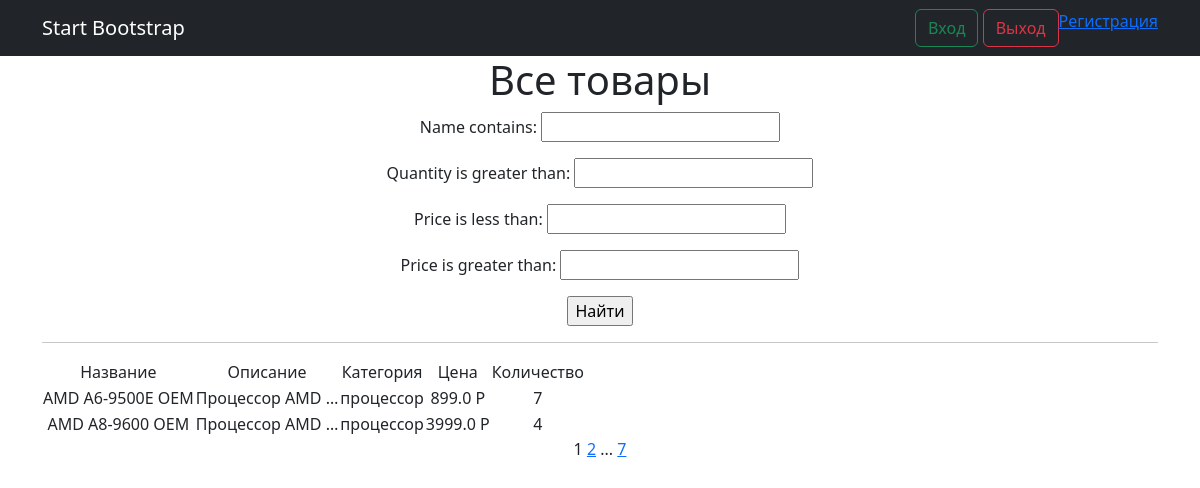
Screenshot of /products/ with the database file from the repository.
### simpleapp/models.py (models this page shows, shortened)
class Product(models.Model):
    name = models.CharField(max_length=50, unique=True,)
    description = models.TextField()
    quantity = models.IntegerField(validators=[MinValueValidator(0)],)
    category = models.ForeignKey(to='Category', on_delete=models.CASCADE, related_name='products',)
    price = models.FloatField(validators=[MinValueValidator(0.0)],)

class Category(models.Model):
    name = models.CharField(max_length=100, unique=True)

### simpleapp/views.py (the view)
# urls.py: path('', ProductsList.as_view(), name='product_list'),
class ProductsList(ListView):
    model = Product
    ordering = 'name'
    template_name = 'products.html'
    context_object_name = 'products'
    paginate_by = 2  # вот так мы можем указать количество записей на странице
    def get_queryset(self):
        queryset = super().get_queryset()
        self.filterset = ProductFilter(self.request.GET, queryset)
        return self.filterset.qs
    def get_context_data(self, **kwargs):
        context = super().get_context_data(**kwargs)
        context['filterset'] = self.filterset
        return context

### simpleapp/templatetags/custom_filters.py (called while the page is built)
@register.filter()
def currency(value, code='rub'):
    postfix = CURRENCIES_SYMBOLS[code]
    return f'{value} {postfix}'

### simpleapp/templatetags/custom_tags.py (called while the page is built)
@register.simple_tag(takes_context=True)
def url_replace(context, **kwargs):
    d = context['request'].GET.copy()
    for k, v in kwargs.items():
        d[k] = v
    return d.urlencode()

### templates/products.html (shortened to what this page needs)
{% extends 'flatpages/default.html' %}
{% load custom_filters %}
{% load custom_tags %}
{% block content %}
   <h1>Все товары</h1>
   <form action="" method="get">
       {{ filterset.form.as_p }}
       <input type="submit" value="Найти" />
   </form>
   <hr>
   {% if products %}
       <table>
           <tr>
               <td>Название</td>
               <td>Описание</td>
               <td>Категория</td>
               <td>Цена</td>
               <td>Количество</td>
           </tr>
           {% for product in products %}
           <tr>
               <td>{{ product.name }}</td>
               <td>{{ product.description|truncatechars:15 }}</td>
               <td>{{ product.category.name }}</td>
               <td>{{ product.price|currency }}</td>
               <td>{{ product.quantity }}</td>
               <td>
           </tr>
           {% endfor %}
       </table>
   {% else %}
       <h2>Товаров нет!</h2>
   {% endif %}
   {{ page_obj.number }}
   {% if page_obj.has_next %}
       <a href="?{% url_replace page=page_obj.next_page_number %}">{{ page_obj.next_page_number }}</a>
       {% if paginator.num_pages != page_obj.next_page_number %}
           ...
           <a href="?{% url_replace page=page_obj.paginator.num_pages %}">{{ page_obj.paginator.num_pages }}</a>
       {% endif %}
   {% endif %}
{% endblock content %}

### templates/flatpages/default.html (shortened to what this page needs)
<!DOCTYPE html>
<html lang="en">
    <head>
        {% load static %}
        <link href="{% static 'css/styles.css' %}" rel="stylesheet" />
    </head>
    <body>
        <nav class="navbar navbar-expand-lg navbar-dark bg-dark">
            <div class="container">
                <a class="navbar-brand" href="#">Start Bootstrap</a>
                <div class="collapse navbar-collapse" id="navbarSupportedContent">
                    <ul class="navbar-nav ms-auto mb-2 mb-lg-0">
                        <li><a href="{% url 'account_login' %}"><button class="btn btn-outline-success" >Вход</button></a>
                    <a href="{% url 'account_logout' %}"><button class="btn btn-outline-danger" >Выход</button></a></li>
                        <li><a href="{% url 'account_signup' %}">Регистрация</a></li>
                            </ul>
                </div>
            </div>
        </nav>
        <div class="container">
           <div class="row">
               <div class="col-lg-12 text-center">
                   {% block content %}{% endblock content %}
               </div>
           </div>
        </div>
    </body>
</html>

### rows the page displays
Product: name "AMD A6-9500E OEM", description "Процессор AMD …", category.name "процессор", price "899.0 Р", quantity "7"
Product: name "AMD A8-9600 OEM", description "Процессор AMD …", category.name "процессор", price "3999.0 Р", quantity "4"

### other values shown
{{ page_obj.number }} "1"
{{ page_obj.next_page_number }} "2"
{{ page_obj.paginator.num_pages }} "7"
